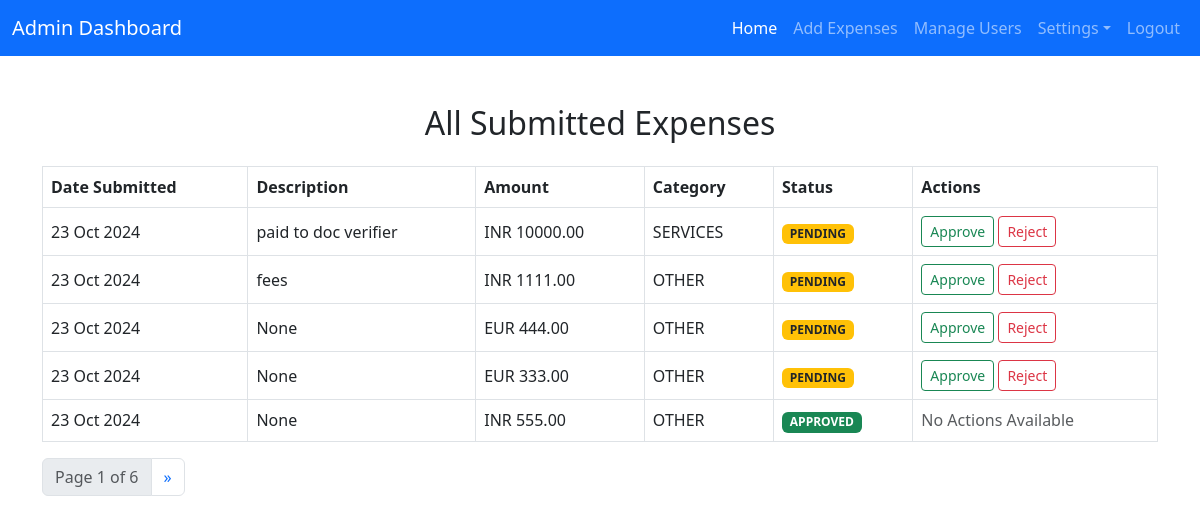
/superuser-dashboard/ (signed in), run on the app's committed database.
### management/models.py (models this page shows, shortened)
class Expense(models.Model):
    user = models.ForeignKey(User, on_delete=models.CASCADE)
    amount = models.DecimalField(max_digits=10, decimal_places=2)
    description = models.CharField(max_length=255, blank=True, null=True)
    date_submitted = models.DateTimeField(auto_now_add=True)
    class ApprovalStatus(models.TextChoices):
        PENDING = 'PENDING', 'Pending'
        APPROVED = 'APPROVED', 'Approved'
        REJECTED = 'REJECTED', 'Rejected'
    approval_status = models.CharField(
        max_length=10,
        choices=ApprovalStatus.choices,
        default=ApprovalStatus.PENDING,
    )
    class Category(models.TextChoices):
        TRAVELING = "TRAVELING", "Traveling"
        SERVICES = "SERVICES", "Services"
        FOOD = "FOOD", "Food"
        ENTERTAINMENT = "ENTERTAINMENT", "Entertainment"
        TRANSPORTATION = "TRANSPORTATION", "Transportation"
        HEALTH = "HEALTH", "Health"
        OTHER = "OTHER", "Other"
    category = models.CharField(
        max_length=255, choices=Category.choices, default=Category.OTHER
    )
    def display_amount_with_currency(self):
        return f"{self.user.userprofile.currency} {self.amount}"

class UserProfile(models.Model):
    user = models.OneToOneField(User, on_delete=models.CASCADE)
    class CurrencyChoices(models.TextChoices):
        USD = 'USD', 'US Dollar'
        EUR = 'EUR', 'Euro'
        GBP = 'GBP', 'British Pound'
        INR = 'INR', 'Indian Rupee'
    currency = models.CharField(
        max_length=3,
        choices=CurrencyChoices.choices,
        default=CurrencyChoices.USD
    )

### management/views.py (the view)
# urls.py: path('superuser-dashboard/', views.superuser_dashboard, name='superuser_dashboard'),
@login_required
def superuser_dashboard(request):
    if not request.user.is_superuser:
        return redirect('dashboard')
    users = User.objects.all()
    expenses = Expense.objects.all().order_by('-date_submitted')  # Order by date_submitted descending
    if request.method == 'POST' and 'user_creation_form' in request.POST:
        form = UserCreationForm(request.POST)
        if form.is_valid():
            user = form.save()
            UserProfile.objects.create(user=user)  # Create a UserProfile for the new user
            messages.success(request, 'New user created successfully.')
            return redirect('superuser_dashboard')
    else:
        form = UserCreationForm()
    user_paginator = Paginator(users, 5)  # Show 5 users per page
    user_page_number = request.GET.get('page_users')  # Use 'page_users' for user pagination
    paginated_users = user_paginator.get_page(user_page_number)
    expense_paginator = Paginator(expenses, 5)  # Show 5 expenses per page
    expense_page_number = request.GET.get('page_expenses')  # Use 'page_expenses' for expense pagination
    paginated_expenses = expense_paginator.get_page(expense_page_number)
    context = {
        'users': paginated_users,
        'expenses': paginated_expenses,
        'form': form
    }
    return render(request, 'superuser_dashboard.html', context)

### templates/superuser_dashboard.html (shortened to what this page needs)
{% extends 'Superuser_base.html' %}
{% block content %}
<h2 class="text-center">All Submitted Expenses</h2>
{% if expenses %}
    <table class="table table-bordered table-hover mt-4">
        <thead class="bg-primary text-white">
            <tr>
                <th scope="col">Date Submitted</th>
                <th scope="col">Description</th>
                <th scope="col">Amount</th>
                <th scope="col">Category</th>
                <th scope="col">Status</th>
                <th scope="col">Actions</th>
            </tr>
        </thead>
        <tbody class="align-middle">
            {% for expense in expenses %}
            <tr>
                <td>{{ expense.date_submitted|date:"d M Y" }}</td>
                <td>{{ expense.description }}</td>
                <td>{{ expense.display_amount_with_currency }}</td>
                <td>{{ expense.category }}</td>
                <td>
                    <span class="badge {% if expense.approval_status == 'APPROVED' %}bg-success{% elif expense.approval_status == 'PENDING' %}bg-warning text-dark{% else %}bg-danger{% endif %}">
                        {{ expense.approval_status }}
                    </span>
                </td>
                <td>
                    {% if expense.approval_status == 'PENDING' %}
                    <a href="{% url 'approve_expense' expense.id %}" class="btn btn-sm btn-outline-success">
                         Approve
                    </a>
                    <a href="{% url 'reject_expense' expense.id %}" class="btn btn-sm btn-outline-danger"
                       onclick="return confirm('Are you sure you want to reject this expense?');">
                         Reject
                    </a>
                    {% else %}
                    <span class="text-muted">No Actions Available</span>
                    {% endif %}
                </td>
            </tr>
            {% endfor %}
        </tbody>
    </table>
    <nav aria-label="Expense Pagination">
        <ul class="pagination justify-content-left">
            <li class="page-item disabled">
                <span class="page-link">Page {{ expenses.number }} of {{ expenses.paginator.num_pages }}</span>
            </li>
            {% if expenses.has_next %}
            <li class="page-item">
                <a class="page-link" href="?page_expenses={{ expenses.next_page_number }}" aria-label="Next">
                    <span aria-hidden="true">&raquo;</span>
                </a>
            </li>
            {% endif %}
        </ul>
    </nav>
{% else %}
    <p class="text-center text-muted">No expenses submitted yet.</p>
{% endif %}
{% endblock %}

### templates/superuser_base.html (shortened to what this page needs)
<!DOCTYPE html>
<html lang="en">
<head>
    <link href="https://cdn.jsdelivr.net/npm/bootstrap@5.3.0-alpha1/dist/css/bootstrap.min.css" rel="stylesheet">
</head>
<body>
    <nav class="navbar navbar-expand-lg navbar-dark bg-primary">
        <div class="container-fluid">
            <a class="navbar-brand" href="#">Admin Dashboard</a>
            <div class="collapse navbar-collapse justify-content-center" id="navbarNav">
                <ul class="navbar-nav ms-auto">
                    <li class="nav-item">
                        <a class="nav-link active" href="{% url 'superuser_dashboard' %}">Home</a>
                    </li>
                    <li class="nav-item">
                        <a class="nav-link" href="{% url 'submit_expense' %}">Add Expenses</a>
                    </li>
                    <li class="nav-item">
                        <a class="nav-link" href="{% url 'manage_users' %}">Manage Users</a>
                    </li>
                    <li class="nav-item dropdown">
                        <a class="nav-link dropdown-toggle" data-bs-toggle="dropdown" href="#" role="button" aria-expanded="false">Settings</a>
                        </li>
                    <li class="nav-item">
                        <a class="nav-link" href="{% url 'logout' %}">Logout</a>
                    </li>
                </ul>
            </div>
        </div>
    </nav>
    <div class="container mt-5">
        {% block content %}{% endblock %}
    </div>
</body>
</html>

### data on the page
Expense: date_submitted "23 Oct 2024", description "paid to doc verifier", display_amount_with_currency "INR 10000.00", category "SERVICES", approval_status "PENDING", shows "Approve"
Expense: date_submitted "23 Oct 2024", description "fees", display_amount_with_currency "INR 1111.00", category "OTHER", approval_status "PENDING", shows "Approve"
Expense: date_submitted "23 Oct 2024", description "None", display_amount_with_currency "EUR 444.00", category "OTHER", approval_status "PENDING", shows "Approve"
Expense: date_submitted "23 Oct 2024", description "None", display_amount_with_currency "EUR 333.00", category "OTHER", approval_status "PENDING", shows "Approve"
Expense: date_submitted "23 Oct 2024", description "None", display_amount_with_currency "INR 555.00", category "OTHER", approval_status "APPROVED", shows "No Actions Available"

### other printed values
{{ expenses.number }} "1"
{{ expenses.paginator.num_pages }} "6"
